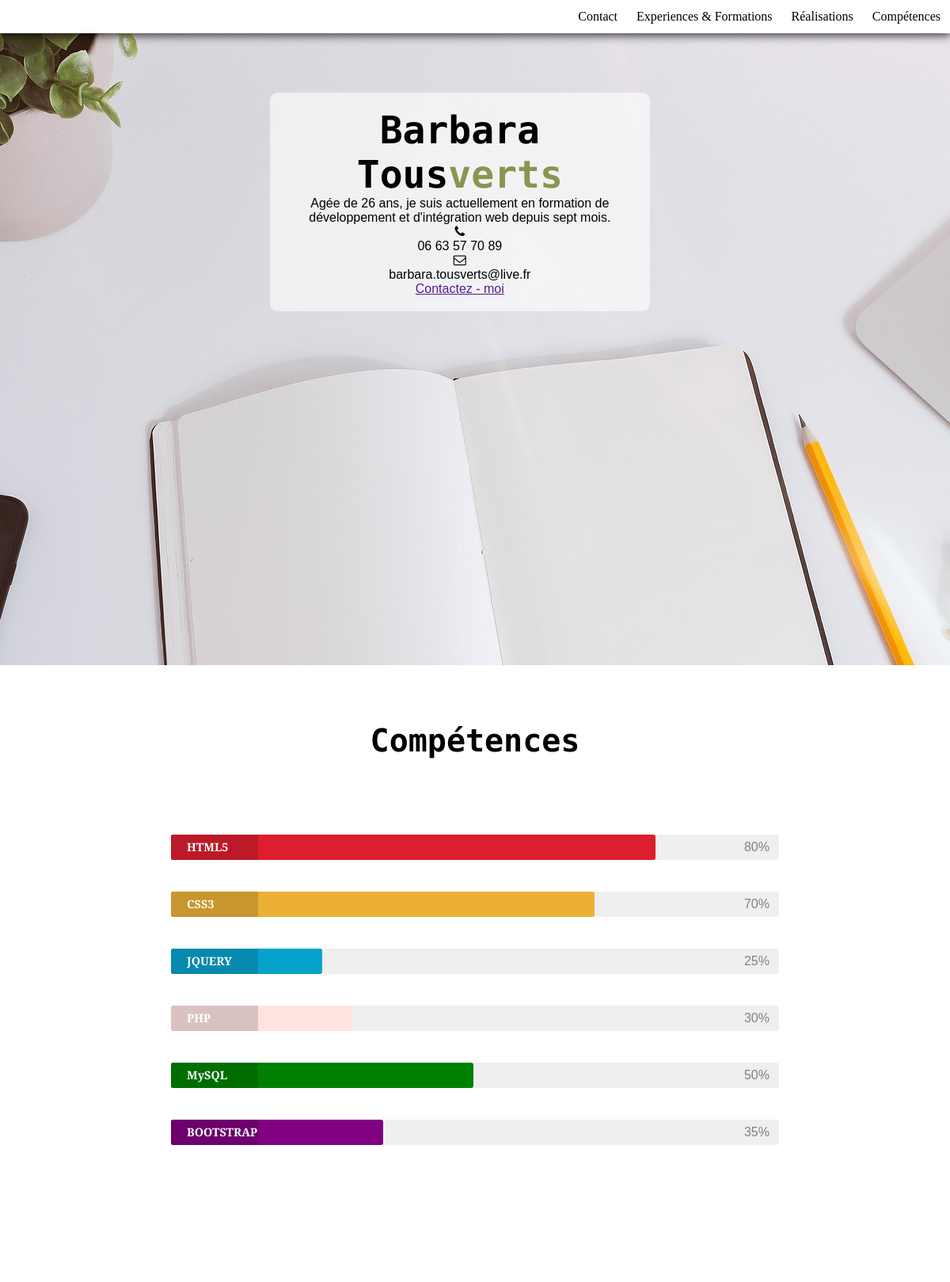
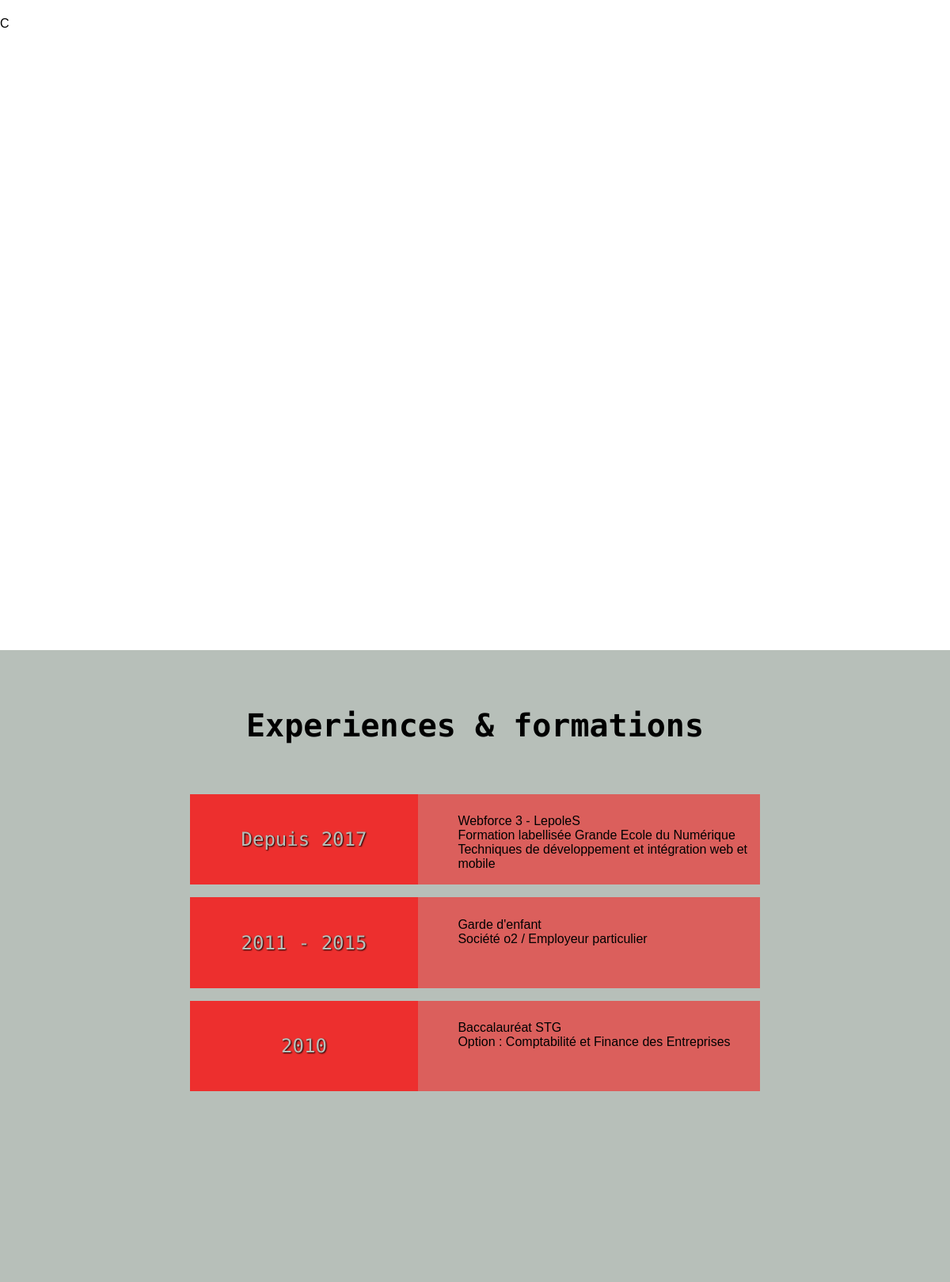
/indexOLD.php (upper part), run on the app's committed database (2 pictures, top to bottom).
### tables this page shows
CREATE TABLE `t_competences` (
  `id_competence` int(3) NOT NULL,
  `competence` varchar(30) NOT NULL,
  `c_niveau` int(3) NOT NULL,
  `categorie` enum('dev_front','dev_back','framework') NOT NULL,
  `utilisateur_id` int(3) NOT NULL
);

### inc/init.inc.php (called while the page is built, shortened)
<?php
$hote='localhost';
$bdd='site_cv';
$utilisateur='root';
$passe='';
try {
    $pdoCV = new PDO('mysql:host='.$hote.';dbname='.$bdd, $utilisateur, $passe) or die(print_r($pdoCV->errorInfo()));
    $pdoCV->exec('SET NAMES utf8');
} catch (Exception $e) {
    die('Erreur : ' . $e->getMessage());
}
$competences = $pdoCV -> query("SELECT * FROM t_competences");
$ligne_competence = $competences -> fetchAll(PDO::FETCH_ASSOC);

### indexOLD.php (the view, shortened to what this page needs)
<?php
require_once('inc/init.inc.php');
?>
<!DOCTYPE html>
<html lang="fr">
    <head>
        <link rel="stylesheet" href="css/style.css">
        <link rel="stylesheet" href="font-awesome/css/font-awesome.min.css">
    </head>
    <body>
        <nav id="main-nav">
            <ul id="toggle-ul">
                <a href="#slide-competence" class="toggle-a"><li>Compétences</li></a>
                <a href="#slide-realisation" class="toggle-a"><li>Réalisations</li></a>
                <a href="#slide-experience/formation" class="toggle-a"><li>Experiences & Formations</li></a>
                <a href="#slide-contact" class="toggle-a"><li>Contact</li></a>
            </ul>
        </nav>
        <main>
            <div id="slide1">
                <div class="slide_inside">
                    <div class="info">
                        <h1>Barbara Tous<span>verts</span> </h1>
                        <p>
                            Agée de 26 ans, je suis actuellement en formation de développement et d'intégration web depuis sept mois. <br>
                        </p>
                         <div class="phone">
                                <i class="fa fa-phone" aria-hidden="true"></i>
                                <p>06 63 57 70 89</p>
                            </div>
                            <div class="email">
                                <i class="fa fa-envelope-o" aria-hidden="true"></i>
                                <p>barbara.tousverts@live.fr</p>
                        </div>
                        <p><a href="">Contactez - moi</a></p>
                    </div>
                </div>
            </div>
            <div id="slide2">
                <div class="slide_inside" id="slide_competence">
                    <h2>Compétences</h2>
                    <div class="container-skillbar">
                           <?php
                           for($i=0; $i<count($ligne_competence); $i++){?>
                               <div class="skillbar clearfix " data-percent="<?= $ligne_competence[$i]['c_niveau']; ?>%">
    		                       <div class="skillbar-title skillbar-title-<?= $ligne_competence[$i]['competence']; ?>"><span><?= $ligne_competence[$i]['competence']; ?></span></div>
    		                       <div class="skillbar-bar skillbar-bar-<?= $ligne_competence[$i]['competence']; ?>"></div>
    		                       <div class="skillbar-percent"><?= $ligne_competence[$i]['c_niveau']; ?>%</div>
    	                       </div>
                            <?php } ?>
                       </div>
                </div>
            </div>
            <div id="slide3">C</div>
            <div id="slide4">
                <div class="slide_inside" id="slide_formation">
                    <h2>Experiences & formations</h2>
                    <div class="container-formation">
                        <div class="formation" id="container_form_web">
                            <div class="date_formation" id="date_formation_web">
                                <p>Depuis 2017</p>
                            </div>
                            <div class="description_form" id="div_form_web">
                                <span>Webforce 3 - LepoleS</span>
                                <p>Formation labellisée Grande Ecole du  Numérique<br>
                                    Techniques de développement et intégration web et mobile
                                </p>
                            </div>
                        </div>
                        <div class="formation" id="container_form_enfant">
                            <div class="date_formation" id="date_formation_enfant">
                                <p>2011 - 2015</p>
                            </div>
                            <div class="description_form" id="div_form_enfant">
                                <span>Garde d'enfant</span>
                                <p>Société o2 / Employeur particulier</p>
                            </div>
                        </div>
                        <div class="formation" id="container-form-bac">
                            <div class="date_formation" id="date_formation_bac">
                                <p>2010</p>
                            </div>
                            <div class="description_form" id="div_form_bac">
                                <span>Baccalauréat STG</span>
                                <p>Option : Comptabilité et Finance des Entreprises</p>
                            </div>
                        </div>
                    </div>
                </div>
            </div>
        </main>
    </body>
</html>

### css/style.css (style rules this page uses)
* { margin: 0; padding: 0; outline: 0 none; border: 0 none; box-sizing: border-box; }
body { font-family: 'Merriweather Sans', sans-serif; }
h2 { text-align: center; padding-top: 9vh; font-size: 2.5em; font-family: 'Rubik Mono One', sans-serif; }
#main-nav { background: white; width: 100%; position: fixed; top: 0; box-shadow: 0px 2px 11px 1px rgba(0,0,0,0.75); z-index: 2; font-family: 'Playfair Display', serif; }
#main-nav ul { list-style-type: none; }
main { margin: 0 auto; width:100%; }
#slide1, #slide2, #slide3, #slide4, #slide5 { width: 100%; min-height: 100vh; }
#slide1 { background: url(../img/slide12-bg.jpg) center 0 no-repeat fixed; position: relative; z-index: 0; }
#slide2 { background: white; }
#slide3 { background:url(../img/slide7-bg.jpg) center 0 no-repeat fixed; }
#slide4 { background: #B7BFB9; }
.slide_inside { width: 80%; height: 100vh; margin: 0 auto; position: relative; }
.info { background: rgba(255, 255, 255, 0.6); width: 50%; position: absolute; margin: 8% 23%; padding: 2%; text-align: center; border-radius: 10px; }
h1 { text-align: center; font-size: 3em; font-family: 'Rubik Mono One', sans-serif; }
h1 span { color: #879650; }
.container-skillbar { width:80%; padding-top:12vh; margin: auto; }
.skillbar { position:relative; display:block; margin-bottom:5vh; width:100%; background:#efefef; height:4vh; border-radius:3px; -moz-border-radius:3px; -webkit-border-radius:3px; -webkit-transition:0.4s linear; -moz-transition:0.4s linear; -ms-transition:0.4s linear; -o-transition:0.4s linear; transition:0.4s linear; -webkit-transition-property:width, background-color; -moz-transition-property:width, background-color; -ms-transition-property:width, background-color; -o-transition-property:width, background-color; transition-property:width, background-color; }
.skillbar-title { position:absolute; top:0; left:0; width:110px; font-weight:bold; font-size:0.9em; color:#fff; background:#6adcfa; -webkit-border-top-left-radius:3px; -webkit-border-bottom-left-radius:4px; -moz-border-radius-topleft:3px; -moz-border-radius-bottomleft:3px; border-top-left-radius:3px; border-bottom-left-radius:3px; }
.skillbar-title span { display:block; background:rgba(0, 0, 0, 0.15); padding:0 20px; height:4vh; line-height:4vh; -webkit-border-top-left-radius:3px; -webkit-border-bottom-left-radius:3px; -moz-border-radius-topleft:3px; -moz-border-radius-bottomleft:3px; border-top-left-radius:3px; border-bottom-left-radius:3px; }
.skillbar-bar { height:4vh; width:0px; border-radius:3px; -moz-border-radius:3px; -webkit-border-radius:3px; }
.skillbar-percent { position:absolute; right:1vw; top:0; font-size:1em; height:4vh; line-height:4vh; color:gray; }
.skillbar-title-HTML5, .skillbar-bar-HTML5 { background-color: #DD1E2F; }
.skillbar-title-CSS3, .skillbar-bar-CSS3 { background-color: #EBB035; }
.skillbar-title-JQUERY, .skillbar-bar-JQUERY { background-color: #06A2CB; }
.skillbar-title-PHP, .skillbar-bar-PHP { background-color: mistyrose; }
.skillbar-title-MySQL, .skillbar-bar-MySQL { background-color: green; }
.skillbar-title-BOOTSTRAP, .skillbar-bar-BOOTSTRAP { background-color: purple; }
#slide_formation { width: 60%; }
.container-formation { margin-top: 8vh; }
.formation { margin-top: 2vh; background-color: white; background: rgba(255, 0, 0, 0.5); }
.date_formation { width: 40%; background: rgba(255, 0, 0, 0.5); text-align: center; display: inline-block; }
.date_formation p { width: 100%; padding: 15%; font-family: 'Rubik Mono One', sans-serif; color: #B7BFB9; text-shadow: 1px 1px 2px black; font-size: 1.5em; }
.description_form { width: 60%; float: right; padding-top: 3.5%; padding-left: 7%; }
@media screen and (min-width:780px) { main { width: 100%; margin-top: 2.5em; } }
@media screen and (min-width:780px) { #main-nav li { float: right; color: black; padding: 1%; text-align: center; } }

### data on the page
t_competences: competence "HTML5", c_niveau "80"
t_competences: competence "CSS3", c_niveau "70"
t_competences: competence "JQUERY", c_niveau "25"
t_competences: competence "PHP", c_niveau "30"
t_competences: competence "MySQL", c_niveau "50"
t_competences: competence "BOOTSTRAP", c_niveau "35"
